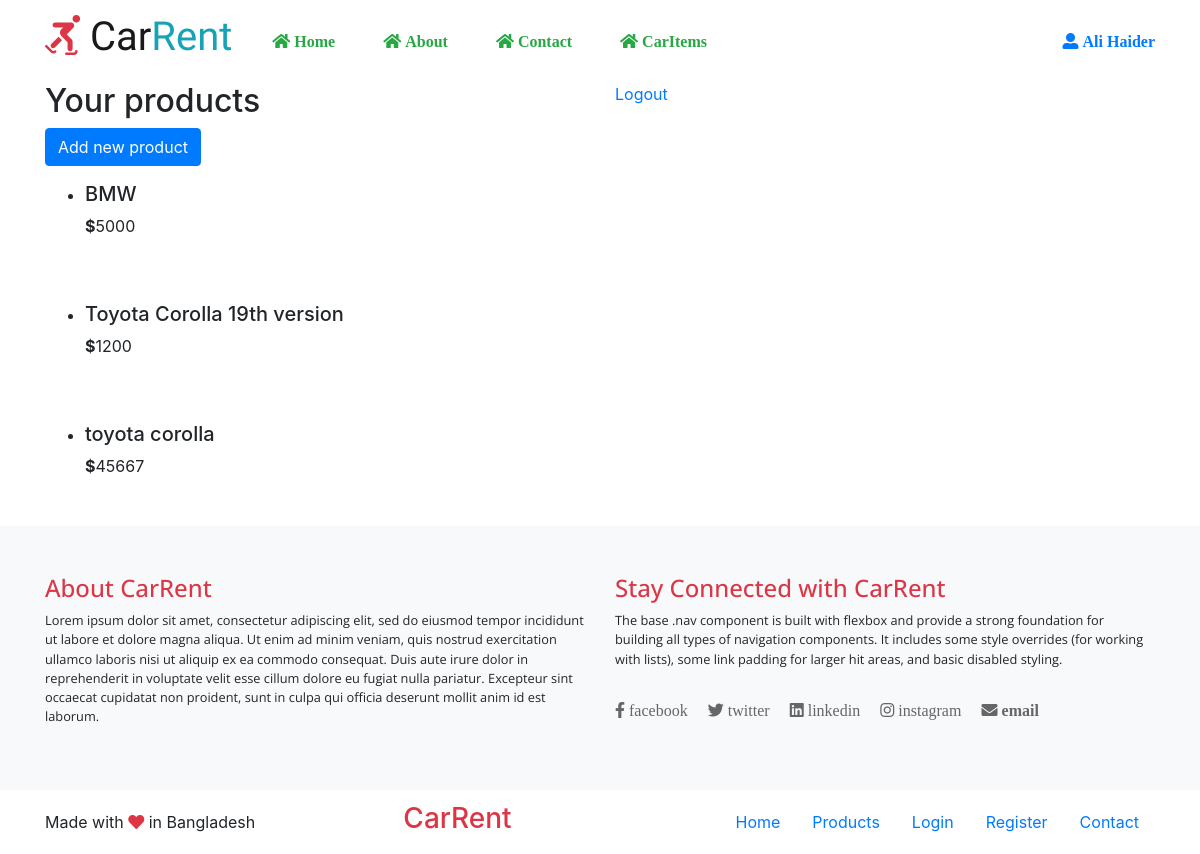
The app's page /dashboard (signed in) with its own data.
### database.py (models this page shows, shortened)
class Users(Base, UserMixin):
    __tablename__ = 'Users'
    ID = Column(Integer, primary_key=True, autoincrement=True, nullable=False)
    FullName = Column(String(30), nullable=False)
    PhoneNumber = Column(String(15), nullable=False, unique=True)
    UserType = Column(String(10), nullable=False,)
    EmailAddress = Column(String(40), nullable=False, unique=True)
    Password = Column(String(255), nullable=False)
    CreatedDate = Column(DateTime, default=datetime.datetime.utcnow)

class Product(Base):
    __tablename__ = 'products'
    ID = Column(Integer, primary_key=True, autoincrement=True, nullable=False)
    ProductName = Column(String(100), nullable=False, unique=True)
    ProductDescription = Column(String(300), nullable=False)
    Price = Column(Integer, nullable=False)
    Category = Column(String(20), nullable=False)
    Owner = Column(Integer, ForeignKey(Users.ID))
    Users = relationship(Users)
    Date = Column(DateTime, default=datetime.datetime.utcnow)

### app.py (the view, shortened to what this page needs)
@app.route('/dashboard')
@login_required
def dashboard():
    email_subscribe_form = EmailSubscribeForm()
    if current_user.UserType == 'tenant':
        return render_template('tenant_dashboard.html')
    elif current_user.UserType == 'owner':
        products = session.query(Product).filter_by(Owner=current_user.ID).all()
        return render_template('owner_dashboard.html', products=products)
    else:
        flash('Access Denied')
        return url_for('home')

### app.py (called while the page is built)
@app.teardown_request
def remove_session(ex=None):
    session.remove()

@login_manager.user_loader
def load_user(user_id):
    user = session.query(Users).filter_by(ID = int(user_id)).first()
    return user

### templates/owner_dashboard.html
{% extends 'layout.html' %}
{% block content %}
<section>
    <div class="container">
        <div class="row">
            <div class="col-6">
                <h2>Your products</h2>
                <a class="btn btn-primary" href="{{ url_for('add_product') }}">Add new product</a>
                    {% for product in products %}
                        <ul>
                            <li class="py-3">
                                <h5>{{ product.ProductName }}</h5>
                                <p><b>$</b>{{ product.Price }}</p>
                            </li>
                        </ul>
                    {% endfor %}
            </div>
            <div class="col-6">
                <a href="{{ url_for('logout') }}">Logout</a>
            </div>
        </div>
    </div>
</section>
{% endblock %}

### templates/navbar.html (shortened to what this page needs)
<section class="">
    <nav class="navbar navbar-expand-lg navbar-light">
      <div class="container">
        <a class="navbar-brand" href="{{url_for('home')}}">
          <h1 class="logo"><i class="fas fa-skating text-danger"></i> Car<span class="text-info">Rent</span></h1>
        </a>
        <div class="collapse navbar-collapse " id="navbarText">
          <ul class="navbar-nav mr-auto">
            <li class="nav-item active">
              <a class="nav-link text-success" href="{{url_for('home')}}"><i class="fas fa-home"> Home</i> <span class="sr-only">(current)</span></a>
            </li>
            <li class="nav-item active">
              <a class="nav-link text-success" href="{{url_for('about')}}"><i class="fas fa-home"> About</i> <span class="sr-only">(current)</span></a>
            </li>
            <li class="nav-item active">
              <a class="nav-link text-success" href="{{url_for('contact')}}"><i class="fas fa-home"> Contact</i> <span class="sr-only">(current)</span></a>
            </li>
            <li class="nav-item active">
              <a class="nav-link text-success" href="{{url_for('CarItems')}}"><i class="fas fa-home"> CarItems</i> <span class="sr-only">(current)</span></a>
            </li>
          </ul>
          <span class="navbar-right">
            {% if current_user.is_authenticated %}
              <a href="{{ url_for('dashboard') }}"><i class="fas fa-user-alt"> {{ current_user.FullName }}</i></a>
            {% else %}
              <a class="button_default text-primary" href="{{url_for('login')}}"><i class="fas fa-unlock-alt"> Login</i></a>
              <a class="button_default text-primary" href="{{url_for('register')}}"><i class="fas fa-user-plus"> Register</i></a>
            {% endif %}
          </span>
        </div>
      </div>
    </nav>
</section>

### static/css/style.css (style rules this page uses)
.logo { font-family: 'Saira Stencil One', cursive; }
.navbar-expand-lg .navbar-nav .nav-link { padding-right: 1.5rem; padding-left: 1.5rem; }

### records on screen
Users: FullName "Ali Haider"
Product: ProductName "BMW", Price "5000"
Product: ProductName "Toyota Corolla 19th version", Price "1200"
Product: ProductName "toyota corolla", Price "45667"
